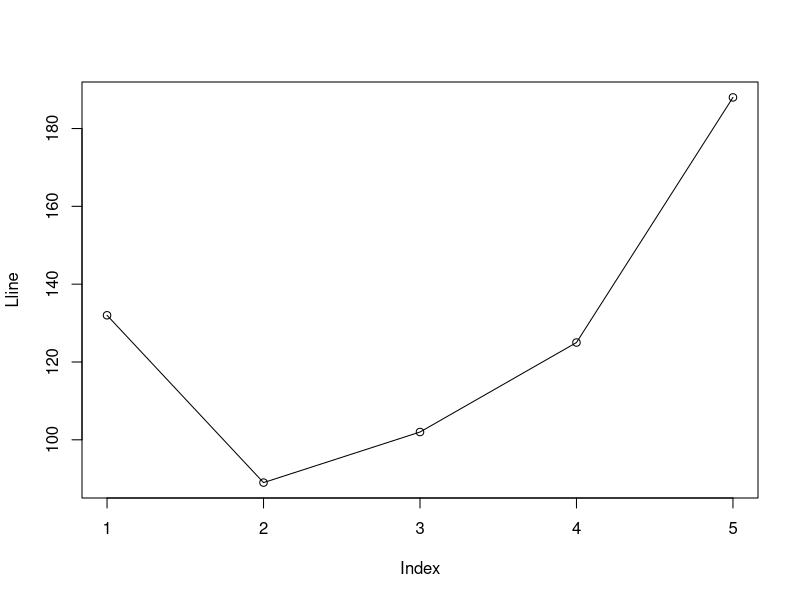

Generate this figure with R:
# Intro to R Sheet
print("#1 Create a list of ints from 0-12")
l1 <-(0:12)
print(l1)

print("#2 Create a list of even integers from 2 to 30")
l2 <-seq(2,30,  by=2)
print(l2)

print("#3 Create a list of 20 random integers between 20 and 52")
l3 <-sample(20:52, 20)
print(l3)

print("#4a Create a sublist from (3) for first 8 integers")
l4 <-l3[1:8]
print(l4)

print("4b Calculate the sum of the values")
print(sum(l4))

print("4c Calculate their mean")
print(mean(l4))

print("4d Calculate the standard deviation")
print(sd(l4))

print("#4e Sort this list")
e4 <-sort(l4)
print(e4)

print("#4f Find the sin of the first 3 values")
print(sin(e4[1]))
print(sin(e4[2]))
print(sin(e4[3]))

print("4g Find the cos of first 3 values")
print(cos(e4[1]))
print(cos(e4[2]))
print(cos(e4[3]))

print("5 Create a new list of values")
fiv <- c(43, 59, 32)
print(fiv)

print("6 Can you append these 3 values to list in4")
l4 = append(fiv, l4)
print(l4)

print("#7 How many elements in your list")
print(length(l4))

print("#8a")
mmsg = "the luggage fee has been raised by 10 dollars on monday"
print(mmsg)

print("#88b")
mmsgsplit = sapply(strsplit(mmsg, " "), length)
print(mmsgsplit)

print("#8c")
print(nchar(mmsg))

print("8d")
print(substring(mmsg, 1, 15))

print("8e")
print(substring(mmsg, 47, 55))

print("8f")

print("8g")
mmsg = paste(mmsg, "on tuesday")
print(mmsg)

print("#9")
a9 = sqrt(37.59)
print(a9)

print("#9a")
print(round(a9, digits = 4))

print("#9b")
print(pi)

print("#9c")
c9 = log(4^3.2)
c9 = round(c9, digits = 3)
print(c9)

print("#10")
Day <-c("Monday", "Tuesday", "Wednesday", "Thursday", "Friday")
Lline <-c(132,89,102,125,188)
line7 <-c(54,48,88,59,101)
aline <-c(215,165,76,132,76)


png(file= "linechart1.jpg")
plot(Lline, type='o')

